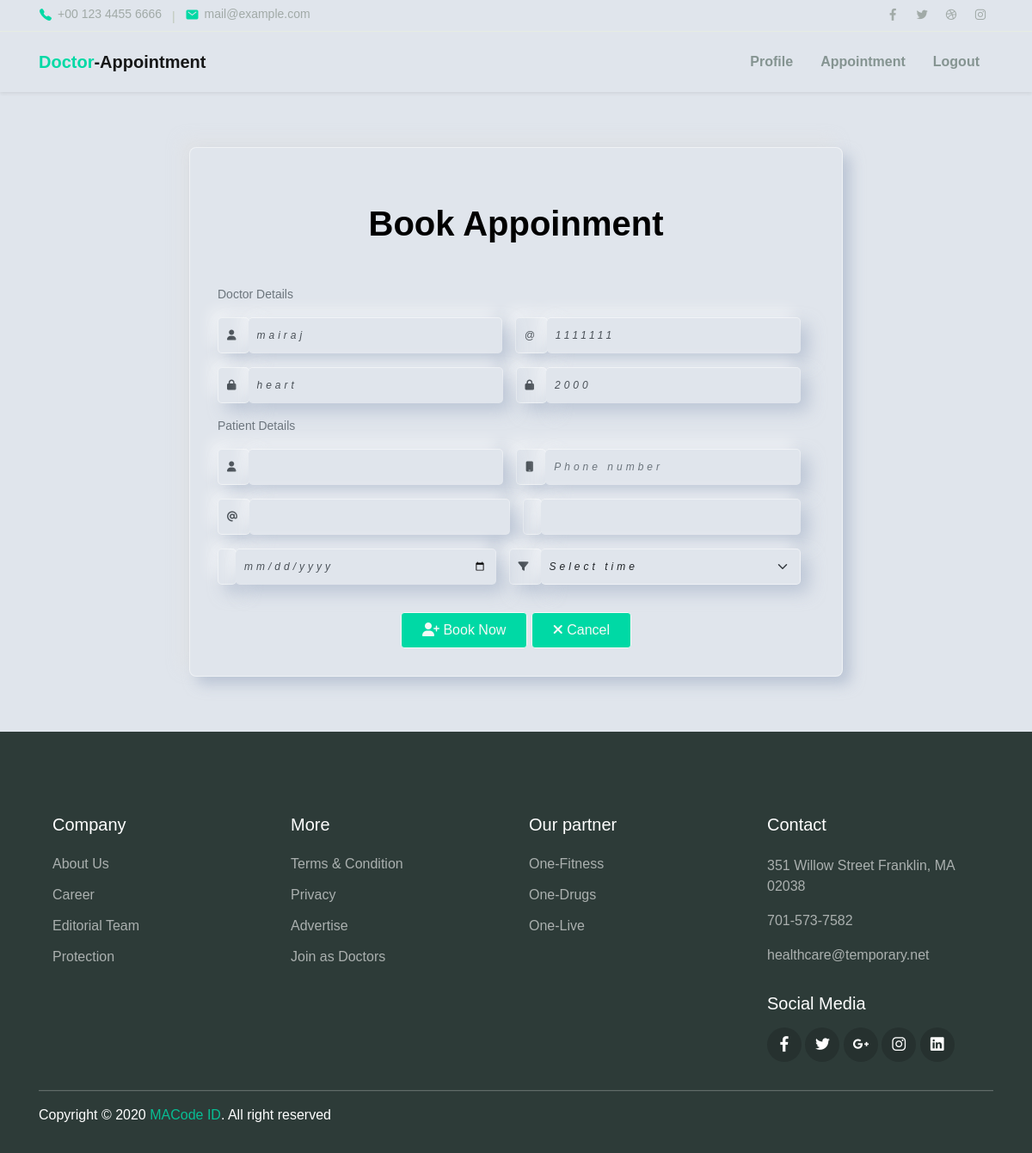
The app's page /doctors/booking.php?doc_id=1 (signed in) with its own data.
### tables this page shows
CREATE TABLE `doctor` (
  `doc_id` int(22) NOT NULL,
  `doctor_id` varchar(22) NOT NULL,
  `name` varchar(22) NOT NULL,
  `address` varchar(100) NOT NULL,
  `contact` varchar(14) NOT NULL,
  `email` varchar(22) NOT NULL,
  `expertise` varchar(22) NOT NULL,
  `id` int(11) NOT NULL,
  `fee` varchar(111) NOT NULL,
  `userid` varchar(22) NOT NULL,
  `password` varchar(22) NOT NULL,
  `pic` varchar(111) NOT NULL
);

### doctors/booking.php (the view, shortened to what this page needs)
<?php
include('../config/config.php');
?>
<?php include('head.php'); ?>
<?php include('header.php'); ?>
<?php
$doc_id = isset($_GET['doc_id']) ? $_GET['doc_id'] : "";
?>
<?php
$sql = "SELECT * FROM doctor WHERE doc_id = $doc_id ";
$sql_patient = "SELECT * FROM patient WHERE email = '" . $_SESSION['email'] . "' ";
$result = mysqli_query($conn, $sql);
$result_patient = mysqli_query($conn, $sql_patient);
if (mysqli_num_rows($result) > 0) { ?>
    <body class="body">
        <div class="container">
            <div class="row">
                <div class="form_div col-8 align-self-center">
                    <h1>Book Appoinment </h1>
                    <?php
                    $row = mysqli_fetch_assoc($result);
                    $row_patient = mysqli_fetch_assoc($result_patient);
                    ?>
                    <form action="php/booking.php" method="post">
                        <div class="mb-3 text-left">
                            <div class="form-text">Doctor Details </div>
                        </div>
                        <div class="input-group mb-3">
                            <label class="input-group-text" id="basic-addon1"><i class="fa-solid fa-user"></i></label>
                            <input type="text" class="form-control" name="dname" value="<?php echo $row["name"]; ?>" readonly>
                            <label class="input-group-text" id="basic-addon1">@</label>
                            <input type="number" class="form-control" name="dcontact" value="<?php echo $row["contact"]; ?>" readonly>
                        </div>
                        <div class="input-group mb-3">
                            <label class="input-group-text" id="basic-addon1"><i class="fa-solid fa-lock"></i></label>
                            <input type="text" class="form-control" name="expertise" value="<?php echo $row["expertise"]; ?>" readonly>
                            <label class="input-group-text" id="basic-addon1"><i class="fa-solid fa-lock"></i></label>
                            <input type="text" class="form-control" name="fee" value="<?php echo $row["fee"]; ?>" readonly>
                        </div>
                        <div class="my-3 text-left text-bold">
                            <div class="form-text">Patient Details </div>
                        </div>
                        <div class="input-group mb-3">
                            <label class="input-group-text" id="basic-addon1"><i class="fa-solid fa-user"></i></label>
                            <input type="text" class="form-control"  name="pname" value="<?php echo $row_patient['name']; ?>" readonly>
                            <label class="input-group-text" id="basic-addon1"><i class="fa-solid fa-mobile"></i></label>
                            <input type="number" class="form-control" placeholder="Phone number" name="pcontact" value="<?php echo $row_patient['contact']; ?>" readonly>
                        </div>
                        <div class="input-group mb-3">
                            <label class="input-group-text" id="basic-addon1"><i class="fa-solid fa-email">@</i></label>
                            <input type="email" class="form-control" name="email" value="<?php echo $row_patient['email']; ?>" readonly>
                            <label class="input-group-text" id="basic-addon1"><i class="fa-solid fa-address"></i></label>
                            <input type="text" class="form-control" name="address" value="<?php echo $row_patient['address']; ?>" readonly>
                        </div>
                        <div class="input-group mb-3">
                            <label class="input-group-text" for="inputGroupSelect02"><i class="fa-solid fa-calender"></i></label>
                            <input type="date" class="form-control" name="dates" required>
                            <label class="input-group-text" for="inputGroupSelect01"><i class="fa-solid fa-filter"></i></label>
                            <select class="form-select" name="tyme" id="inputGroupSelect01" required>
                                <option value="">Select time</option>
                            </select>
                        </div>
                        <button class="btn btn-outline-light"><i class="fa-solid fa-user-plus"></i> Book Now</button>
                        <a href="searchDoctor.php" class="btn btn-outline-light"><i class="fa-solid fa-close"></i> Cancel</a>
                    </form>
                <?php    }
                ?>
                </div>
            </div>
        </div>
    </body>
    <?php include('footer.php');
    ?>
    </body>
    </html>

### doctors/assets/css/user-css/patient_form.css (style rules this page uses)
* { margin: 0; padding: 0; box-sizing: border-box; }
.body { background-color: #e0e5ec!important; color: #6c757d!important; }
.form_div { border-radius: 8px; border: 1px solid #ffffff80; margin: auto; padding: 2rem!important; margin: 4rem auto!important; background-color: #e0e5ec; box-shadow: 9px 9px 16px rgba(163, 177, 198, 0.6), -9px -9px 16px rgba(225, 225, 225,0.5); text-align: center; }
.form_div h1 { text-align: center; padding: 2rem; margin-bottom: 1rem; color: #000; font-weight: bold; }
.form_div input,.form_div select, .form_div label { background-color: #e0e5ec; border: 1px solid #ffffff80!important; box-shadow: 9px 9px 19px #a3b1c699,-9px -9px 16px #ffffff80; font-size: 12px; letter-spacing: 4px; padding: 10px; font-style: oblique; }
.form_div input, .form_div select { margin-right: 1rem; border-left: none!important; }
.btn { transition: color .70s ease-in-out,background-color .85s ease-in-out,border-color .15s ease-in-out,box-shadow .15s ease-in-out!important; margin-top: 1rem; background-color: #00D9A5!important; border: none; }
a { text-decoration: none!important; }

### doctors/assets/css/user-css/theme.css (style rules this page uses)
:root { --primary: #00D9A5; --accent: #FF3D85; --secondary: #4E5AFE; --warning: #EED818; --info: #05B4E1; --danger: #FF4943; --success: #96C93D; --dark: #343531; --light: #F5F9F6; --cs: #596261; --grey: #6E807A; }
body { font-family: "Source Sans Pro", sans-serif; line-height: 1.5; color: #000; }
a { color: #07be94; text-decoration: none; background-color: transparent; }
.btn-outline-light { color: #F5F9F6; border-color: #F5F9F6; }
.btn { padding: 8px 24px; }
.form-control { padding: 8px 15px; height: calc(1.5em + 1.375rem + 2px); border-color: #d6dbd9; }

### doctors/assets/css/user-css/table.css (style rules this page uses)
* { margin: 0; padding: 0; box-sizing: border-box; }
.form_div { border-radius: 8px; border: 1px solid #ffffff80; margin: auto; padding: 2rem!important; margin: 4rem auto; background-color: #e0e5ec; box-shadow: 9px 9px 16px rgba(163, 177, 198, 0.6), -9px -9px 16px rgba(225, 225, 225,0.5); text-align: center; }
.btn { transition: color .70s ease-in-out,background-color .85s ease-in-out,border-color .15s ease-in-out,box-shadow .15s ease-in-out!important; margin-top: 1rem; background-color: #00D9A5!important; border: none; }
a { text-decoration: none!important; }
input,select, label { background-color: #e0e5ec!important; border: 1px solid #ffffff80!important; box-shadow: 9px 9px 19px #a3b1c699,-9px -9px 16px #ffffff80!important; font-size: 12px; letter-spacing: 4px; padding: 10px; font-style: oblique!important; border-radius: 5px!important; }
label { font-size: 16px; font-weight: 700; }
input, select { margin-right: 1rem; border-left: none!important; }
.input-group { display: -ms-flexbox; -ms-flex-wrap: wrap; flex-wrap: wrap; -ms-flex-align: stretch; align-items: center; }

### records on screen
doctor: dname "mairaj", dcontact "1111111", expertise "heart", fee "2000"
